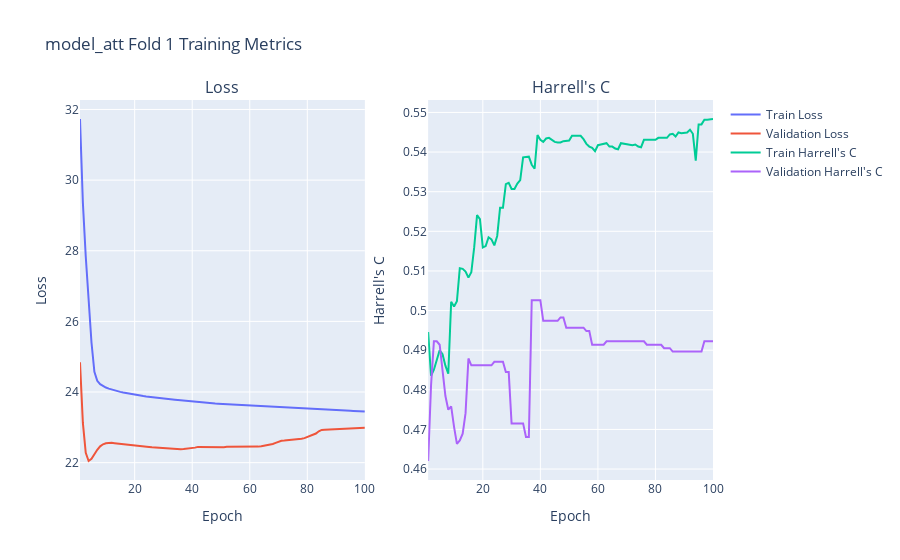
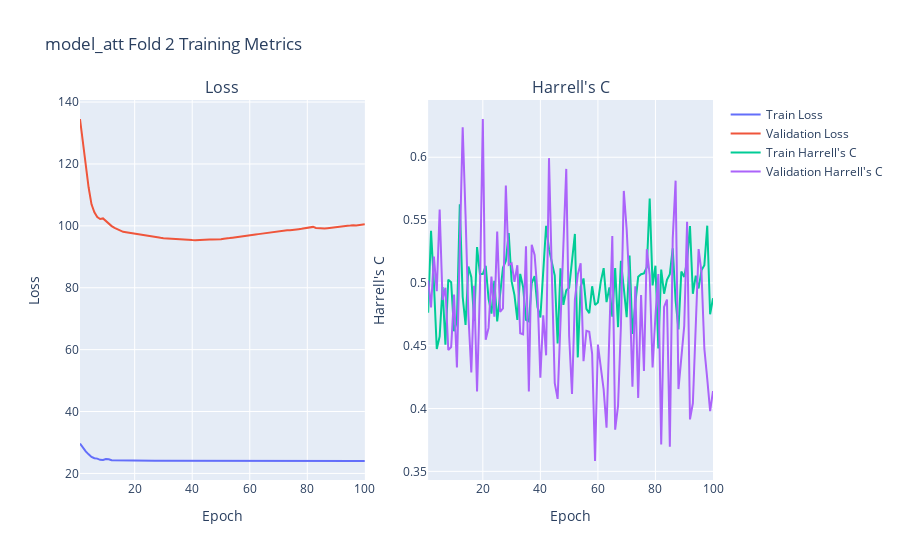
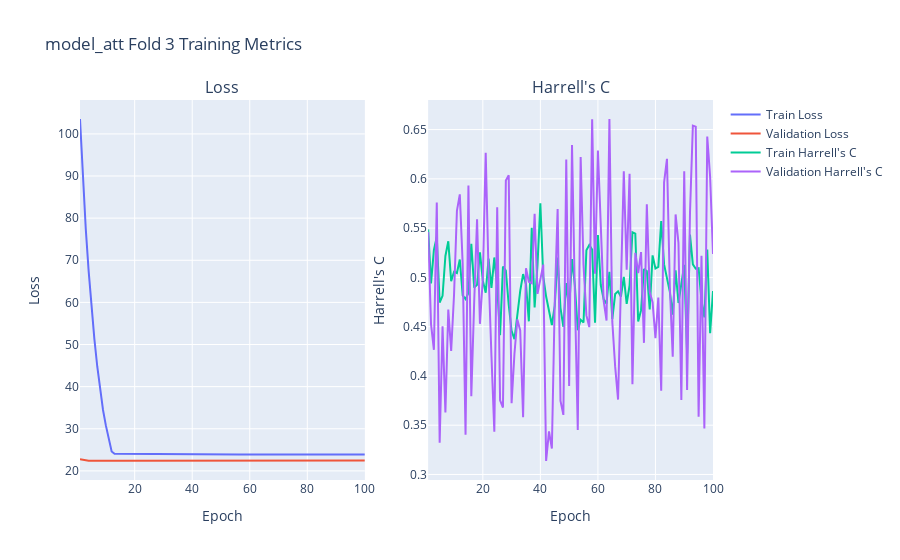
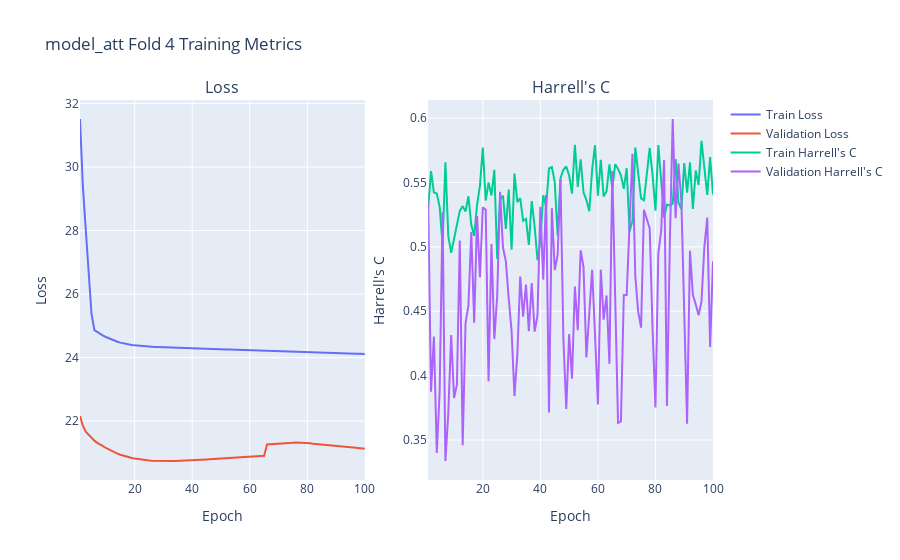

These figures' notebook cell, in order:
### Markdown cell above
### Training ###

### Code cell
# Split the data into train (80%), val (10%) and test (10%) sets
data_size = data.shape[0]
train_size = int(data_size * 0.9)
indices = np.random.permutation(data_size)
train_indices, test_indices = indices[:train_size], indices[train_size:]

train_data = tf.gather(data, train_indices, axis=0)
test_data = tf.gather(data, test_indices, axis=0)
train_labels = tf.gather(labels, train_indices, axis=0)
test_labels = tf.gather(labels, test_indices, axis=0)

# Use KFold cross-validation on the train set
perform_k_fold_cross_validation(train_data, train_labels, batch_size=64, n_splits=5, model_name='model_att')  # For model_att
# perform_k_fold_cross_validation(train_data, train_labels, model_avg, n_splits=5, model_name='model_avg')  # For model_avg
